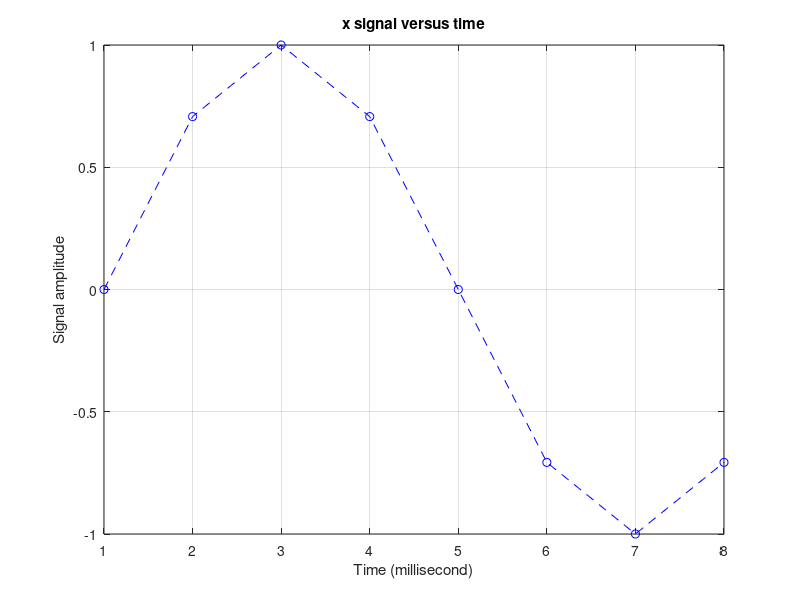
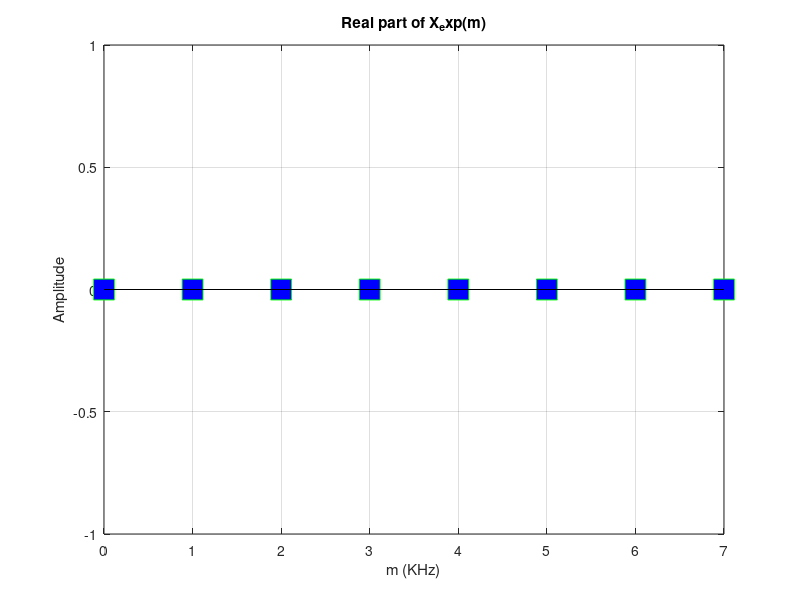
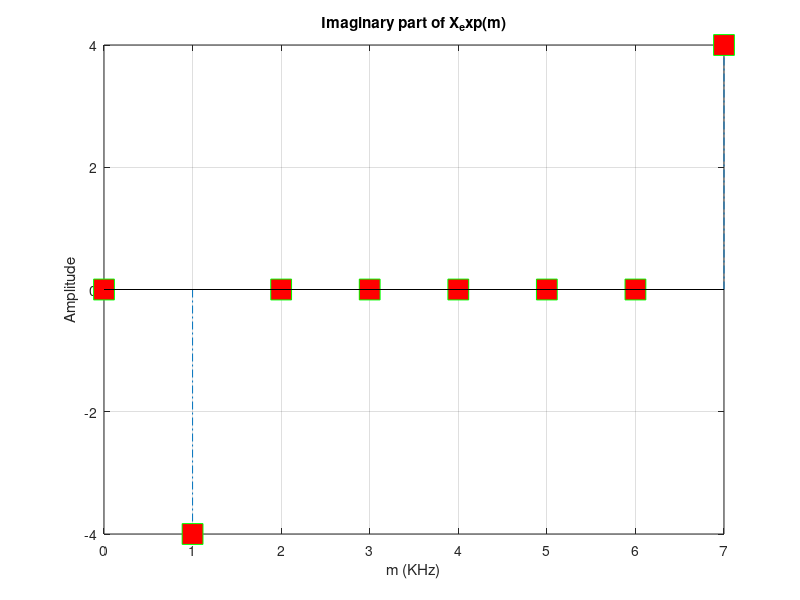
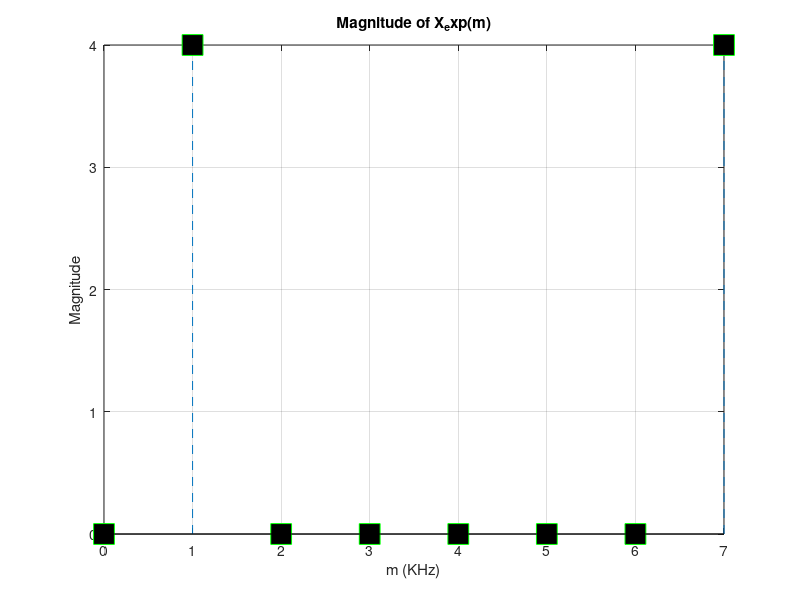

These charts were generated, in order, by the following MATLAB code:
%% A DFT example (using rectangular form of DFT equation)
clc;   clear;   close all;
DFT_points = 8;      j = sqrt(-1);
Fs = 8*1e3;         % Sampling frequency 8KHz
ts = 1/Fs;
ind = 1;   x1 = [];
for n = 1:DFT_points
    m = n-1;
    x1(ind) = sin(2*pi*1000*m*ts);
    ind = ind + 1;
end
t = 1:DFT_points;
% Plot first N discrete values of x_seq1 signal:
   figure(1);   plot(t,x1(),'b--o');   grid on;
   xlabel('Time (millisecond)');     ylabel('Signal amplitude')
   title('x signal versus time');   zoom xon;


N = DFT_points;   % The number of samples of input sequence- x and the number of frequency points in the DFT output  

%% DFT using Matlab built-in function: 
 %%n_1 = length(x1);
%%dft_matlab = x1*dftmtx(n_1);


%% DFT using exponential form equation:
%X_exp = zeros(N,1);     Xe_real = zeros(N,1);     Xe_imag = zeros(N,1);
%X1_mag = zeros(N,1);    Xe_ang_rad = zeros(N,1);  Xe_ang_deg = zeros(N,1);
for m = 1:DFT_points
    X_1 = zeros(N,1);   m_e = m - 1;
    for ii = 1:N
        n = ii-1;   X_p1 = [];   
        X_p1 = x1(1,ii)*exp((-j*2*pi*n*m_e)/N);                    
        X_1(ii,1) = X_p1;  
    end
    X_exp(m,1) = sum(X_1(:,1));
    Xe_real(m,1) = real(X_exp(m,1));
        if Xe_real(m,1) > 0 && Xe_real(m,1) < 1e-10
           Xe_real(m,1) = 0;  
        end  
        if Xe_real(m,1) < 0 && Xe_real(m,1) > -1e-10
           Xe_real(m,1) = 0;  
        end
    Xe_imag(m,1) = imag(X_exp(m,1));
        if Xe_imag(m,1) > 0 && Xe_imag(m,1) < 1e-10
           Xe_imag(m,1) = 0;  
        end  
        if Xe_imag(m,1) < 0 && Xe_imag(m,1) > -1e-10
           Xe_imag(m,1) = 0;  
        end
    X1_mag(m,1) = sqrt(Xe_real(m,1).^2 + Xe_imag(m,1).^2);
    Xe_ang_rad(m,1) = atan(Xe_imag(m,1)/Xe_real(m,1));     Xe_ang_rad(isnan(Xe_ang_rad)) = 0;
    Xe_ang_deg(m,1) = (180/3.14159)*Xe_ang_rad(m,1); 
end

mf = 0:DFT_points-1;
figure(2); 
stem(mf,Xe_real,'LineStyle','-.',...
     'MarkerSize',15,'Marker','s',...
     'MarkerFaceColor','blue',...
     'MarkerEdgeColor','green')
grid on;
title('Real part of X_exp(m)')
xlabel('m (KHz)')
ylabel('Amplitude')

figure(3);
stem(mf,Xe_imag,'LineStyle','-.',...
     'MarkerSize',15,'Marker','s',...
     'MarkerFaceColor','red',...
     'MarkerEdgeColor','green')
grid on;
title('Imaginary part of X_exp(m)')
xlabel('m (KHz)')
ylabel('Amplitude')

figure(4); 
stem(mf,X1_mag,'LineStyle','--',...
     'MarkerSize',15,'Marker','s',...
     'MarkerFaceColor','black',...
     'MarkerEdgeColor','green')
grid on;
title('Magnitude of X_exp(m)')
xlabel('m (KHz)')
ylabel('Magnitude')

figure(5); 
stem(mf,Xe_ang_deg,'LineStyle','--',...
     'MarkerSize',15,'Marker','s',...
     'MarkerFaceColor','cyan',...
     'MarkerEdgeColor','green')
grid on;
title('Phase angle of X_exp(m)')
xlabel('m (KHz)')
ylabel('Degree')

% save X1_mag X1_mag



